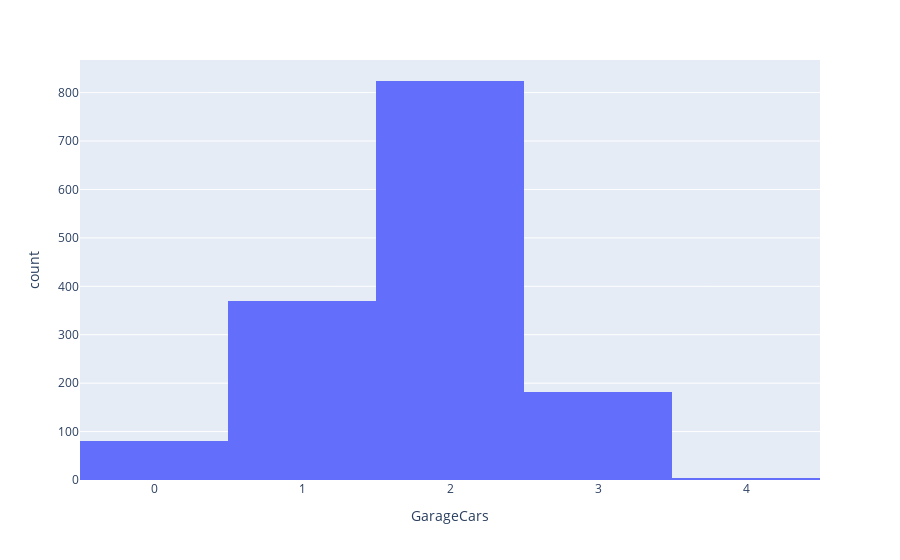

Notebook code cell kept with this figure:
### Code cell
px.histogram(df, x='GarageCars')

### Figure 1 — Plotly figure (JSON) as saved in the notebook; plotly's stock layout.template omitted (floating-point values rounded to 4 significant figures; data arrays with more than 128 entries replaced by an {"elided": "..."} marker saying what was removed)
{"data": [{"alignmentgroup": "True", "bingroup": "x", "hovertemplate": "GarageCars=%{x}<br>count=%{y}<extra></extra>", "legendgroup": "", "marker": {"color": "#636efa", "pattern": {"shape": ""}}, "name": "", "offsetgroup": "", "orientation": "v", "showlegend": false, "type": "histogram", "x": {"elided": "1460 int values"}, "xaxis": "x", "yaxis": "y"}], "layout": {"autosize": true, "barmode": "relative", "legend": {"tracegroupgap": 0}, "margin": {"t": 60}, "xaxis": {"anchor": "y", "autorange": true, "domain": [0, 1], "range": [-0.5, 4.5], "title": {"text": "GarageCars"}, "type": "linear"}, "yaxis": {"anchor": "x", "autorange": true, "domain": [0, 1], "range": [0, 867.4], "title": {"text": "count"}}}}
